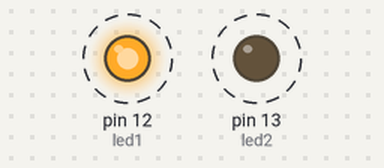
Recording of a sketch running on a simulated Arduino Uno, built with avr-gcc and run on an emulated ATmega328P. Shown: output pins drawn as LEDs (lit = HIGH). Dashed ring = blinking.

Above: at 0.5 s.
Timing chart, 0 to 4.6 s (numbered marks = the images above):
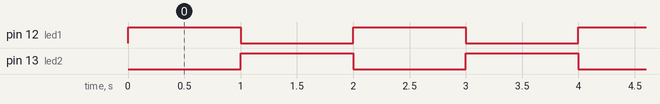

The sketch:

sketch_feb14dosleds.ino
```cpp
int led1=12;
int led2=13;

void setup() {
  // put your setup code here, to run once:
       pinMode(led1,OUTPUT);
       pinMode(led2,OUTPUT);
       digitalWrite(led1,LOW);
       digitalWrite(led2,LOW);
}

void loop() {
  // put your main code here, to run repeatedly:
       digitalWrite(led1,HIGH);
       digitalWrite(led2,LOW);
       delay(1000);
       digitalWrite(led1,LOW);
       digitalWrite(led2,HIGH);
       delay(1000);
}
```

Measured:
- by itself, pin 12 (led1), pin 13 (led2): alternates HIGH for 1.0 s and LOW for 1.0 s
